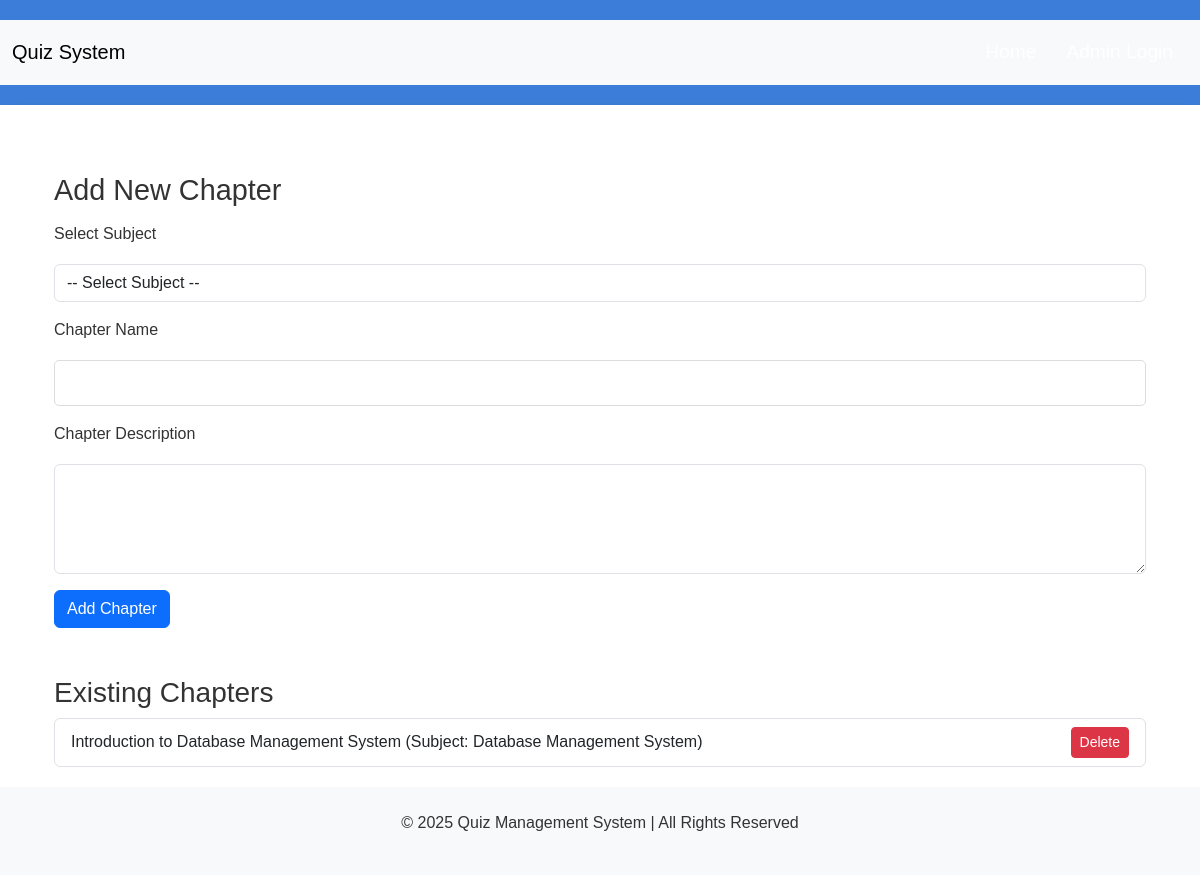
Page /admin/chapters (signed in) on the earlier database version.
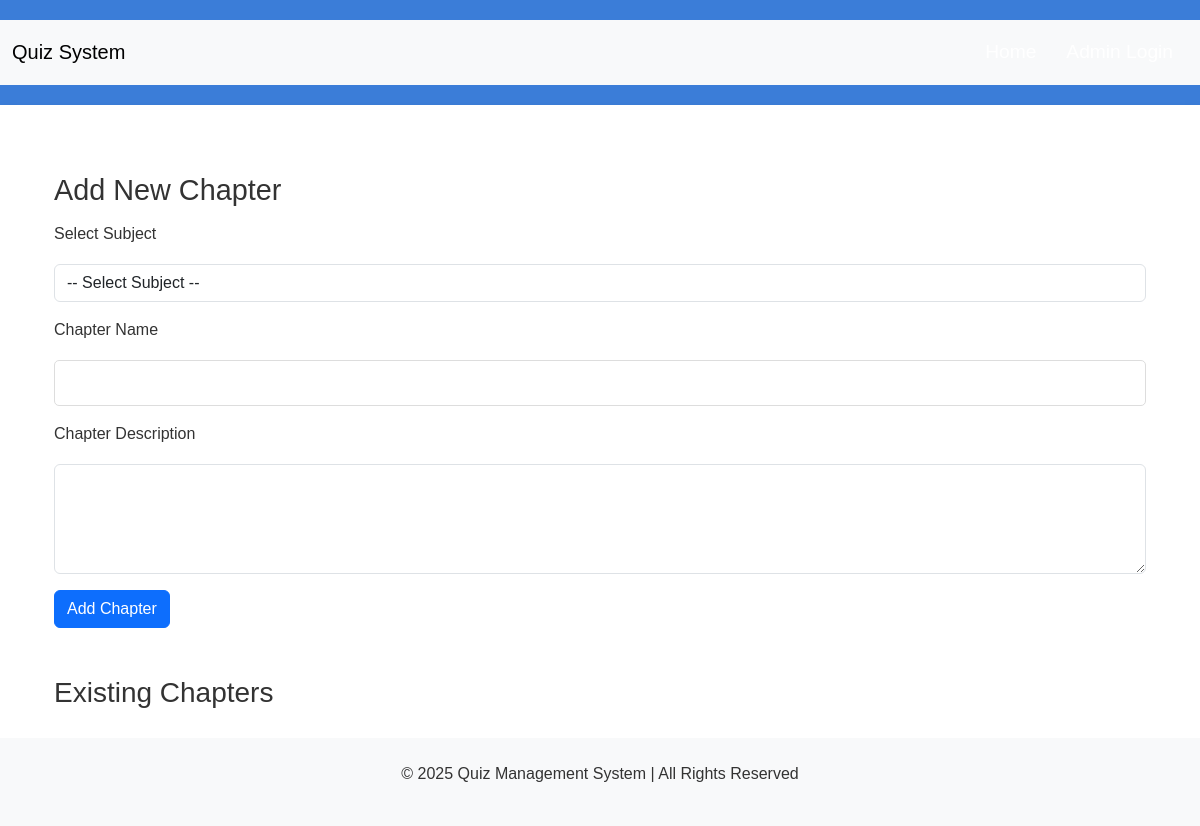
Same page on the later database version.
### app.py (models this page shows)
class Chapter(db.Model):
    id = db.Column(db.Integer, primary_key=True)
    name = db.Column(db.String(100), nullable=False)
    description = db.Column(db.Text)
    subject_id = db.Column(db.Integer, db.ForeignKey('subject.id'), nullable=False)
    quizzes = db.relationship('Quiz', backref='chapter', lazy=True)

class Subject(db.Model):
    id = db.Column(db.Integer, primary_key=True)
    name = db.Column(db.String(100), nullable=False)
    description = db.Column(db.Text)
    chapters = db.relationship('Chapter', backref='subject', lazy=True)

### app.py (the view, shortened to what this page needs)
@app.route('/admin/chapters', methods=['GET', 'POST'])
@login_required
def manage_chapters():
    chapters = Chapter.query.all()
    subjects = Subject.query.all()
    return render_template('admin/add-chapter.html', chapters=chapters, subjects=subjects)

### app.py (called while the page is built)
@login_manager.user_loader
def load_user(user_id):
    return User.query.get(int(user_id))

### templates/admin/add-chapter.html (shortened to what this page needs)
{% extends 'base.html' %}
{% block content %}
<div class="container mt-5">
    <h2>Add New Chapter</h2>
    <form action="{{ url_for('manage_chapters') }}" method="POST">
        <div class="mb-3">
            <label for="subject_id" class="form-label">Select Subject</label>
            <select class="form-control" id="subject_id" name="subject_id" required>
                <option value="">-- Select Subject --</option>
            </select>
        </div>
        <div class="mb-3">
            <label for="name" class="form-label">Chapter Name</label>
            <input type="text" class="form-control" id="name" name="name" required>
        </div>
        <div class="mb-3">
            <label for="description" class="form-label">Chapter Description</label>
            <textarea class="form-control" id="description" name="description" rows="4" required></textarea>
        </div>
        <button type="submit" class="btn btn-primary">Add Chapter</button>
    </form>
    <h3 class="mt-5">Existing Chapters</h3>
    <ul class="list-group">
        {% for chapter in chapters %}
        <li class="list-group-item d-flex justify-content-between align-items-center">
            {{ chapter.name }} (Subject: {{ chapter.subject.name }})
            <a href="{{ url_for('delete_chapter', chapter_id=chapter.id) }}" class="btn btn-danger btn-sm">Delete</a>
        </li>
        {% endfor %}
    </ul>
</div>
{% endblock %}

Differences in the rows shown:
removed Chapter: name "Introduction to Database Management System", subject.name "Database Management System"
